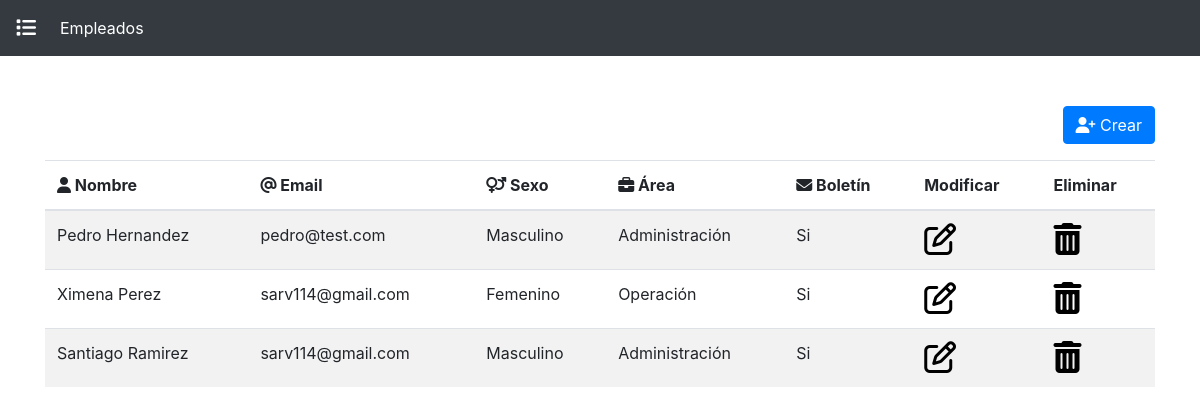
Screenshot of /views with the database file from the repository.
### tables this page shows
CREATE TABLE `empleados` (
  `id` int(11) NOT NULL,
  `nombre` varchar(255) NOT NULL,
  `email` varchar(255) NOT NULL,
  `sexo` char(1) NOT NULL,
  `area_id` int(11) NOT NULL,
  `boletin` int(11) NOT NULL DEFAULT 0,
  `descripcion` text NOT NULL
);

CREATE TABLE `areas` (
  `id` int(11) NOT NULL,
  `nombre` varchar(255) NOT NULL
);

### data/database.php (called while the page is built, shortened)
<?php
class Database{
    private $mysqli;
    private $host = 'localhost';
    private $user = 'root';
    private $port = 3306;
    private $password = '';
    private $database = 'empleados';
    function conectar(){
        $this->mysqli = new mysqli($this->host, $this->user, $this->password, $this->database, $this->port);
    }
    function listarEmpleados(){
        $sql = "SELECT e.*,a.nombre as area
                FROM empleados e
                INNER JOIN areas a ON e.area_id = a.id
                order by id desc";
        $result = $this->mysqli->query($sql) or die("Error en la sentencia: ".$sql);
        $result = $result->fetch_all(MYSQLI_ASSOC);
        return $result;
    }
}

### views/index.php (the view, shortened to what this page needs)
<?php
require '../data/database.php';
$db = new Database();
$empleados = $db->listarEmpleados();
include('header.php');
?>
<a href="nuevo_empleado.php">
    <button class="btn btn-primary float-right <?= ($empleados != null ? 'mb-3' : 'mt-5') ?>"><i class="fa fa-user-plus"></i> Crear</button>
</a>
<?php
if($empleados != null){ ?>
<div class="table-responsive">
    <table class="table table-striped">
        <thead>
            <th><i class="fa fa-user"></i> Nombre</th>
            <th><i class="fa fa-at"></i> Email</th>
            <th><i class="fa fa-venus-mars"></i> Sexo</th>
            <th><i class="fa fa-briefcase"></i> Área</th>
            <th><i class="fa fa-envelope"></i> Boletín</th>
            <th>Modificar</th>
            <th>Eliminar</th>
        </thead>
        <tbody>
            <?php foreach($empleados as $key => $value){ ?>
                <tr id="tb-<?= $value['id'] ?>">
                    <td><?= $value['nombre'] ?></td>
                    <td><?= $value['email'] ?></td>
                    <td><?= ($value['sexo'] == "F" ? "Femenino":"Masculino") ?></td>
                    <td><?= $value['area'] ?></td>
                    <td><?= ($value['boletin'] ? "Si":"No") ?></td>
                    <td><a href="editar_empleado.php?id=<?= $value['id'] ?>"><i class="fa fa-pencil-square-o fa-2x color-iconos" aria-hidden="true"></i></a></td>
                    <td><a onclick="eliminarEmpleado(<?= $value['id'] ?>)"><i class="fa fa-trash fa-2x color-iconos" aria-hidden="true"></i></a></td></td>
                </tr>
            <?php }?>
        </tbody>
    </table>
</div>
<?php }else{ ?>
    <div class="alert alert-info">En estos momentos no hay empleados registrados</div>
<?php } ?>
<?php
    include('footer.php');
?>

### views/header.php (shortened to what this page needs)
<!DOCTYPE html>
<html lang="es">
<head>
    <link rel="stylesheet" href="https://cdn.jsdelivr.net/npm/bootstrap@4.5.3/dist/css/bootstrap.min.css">
    <link rel="stylesheet" href="../assets/css/home.css">
    <link rel="stylesheet" href="//cdn.jsdelivr.net/npm/alertifyjs@1.13.1/build/css/alertify.min.css"/>
</head>
<body>
<nav class="espacio-menu navbar navbar-expand-lg navbar-dark bg-dark">
  <a class="navbar-brand"><i class="fa fa-list"></i></a>
  <div class="collapse navbar-collapse" id="navbarSupportedContent">
    <ul class="navbar-nav mr-auto">
      <li class="nav-item active">
        <a class="nav-link" href="index.php">Empleados</a>
      </li>
    </ul>
  </div>
</nav>
<div class="container">

### views/footer.php (shortened to what this page needs)
</div>
</body>
</html>

### assets/css/home.css (style rules this page uses)
.espacio-menu { margin-bottom: 50px; }
.color-iconos { color: black !important; }

### rows the page displays
empleados: nombre "Pedro Hernandez", email "pedro@test.com", sexo "Masculino", area.nombre "Administración", boletin "Si"
empleados: nombre "Ximena Perez", email "sarv114@gmail.com", sexo "Femenino", area.nombre "Operación", boletin "Si"
empleados: nombre "Santiago Ramirez", email "sarv114@gmail.com", sexo "Masculino", area.nombre "Administración", boletin "Si"
